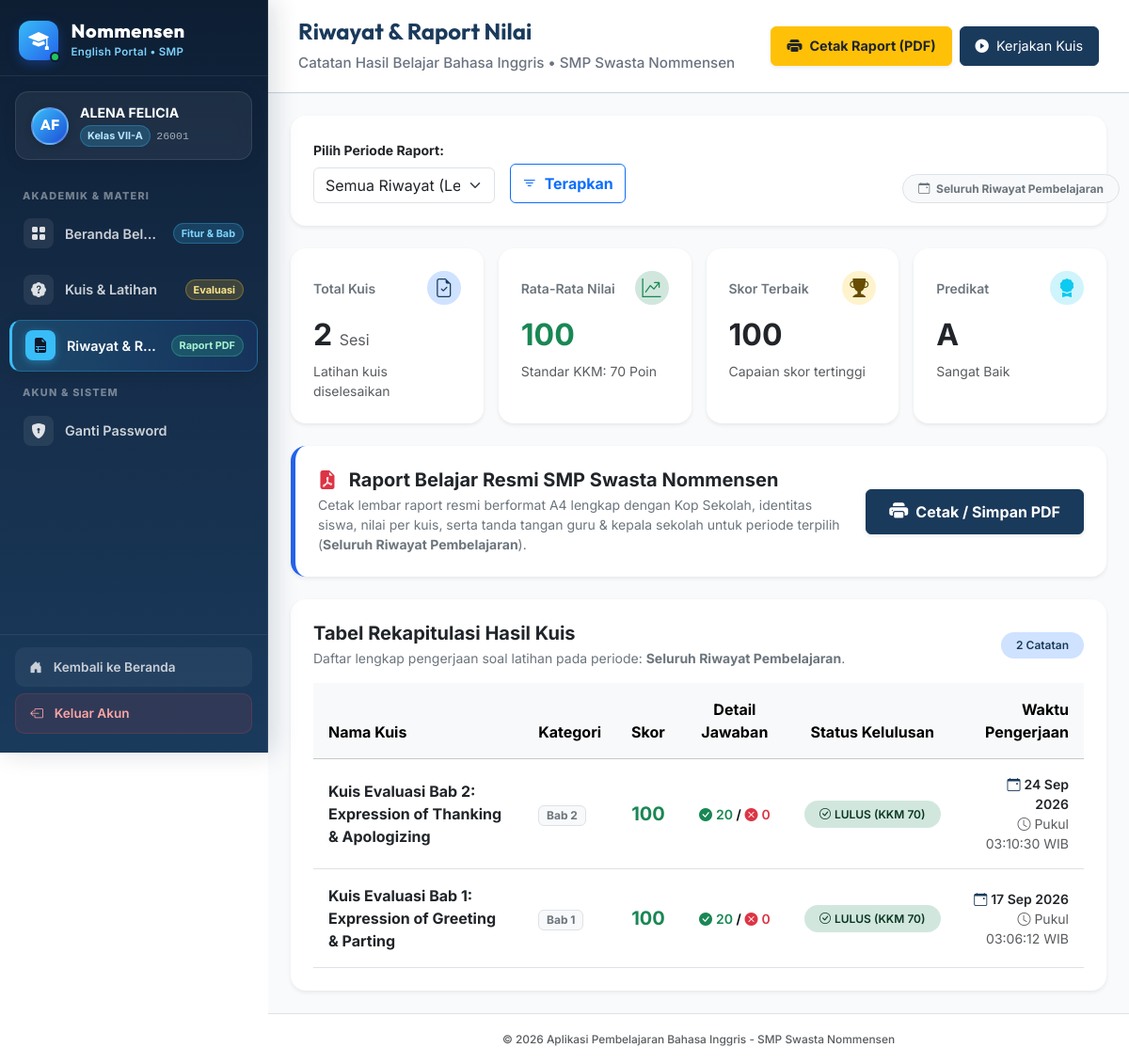
The app's page /siswa/riwayat.php (signed in), older data.
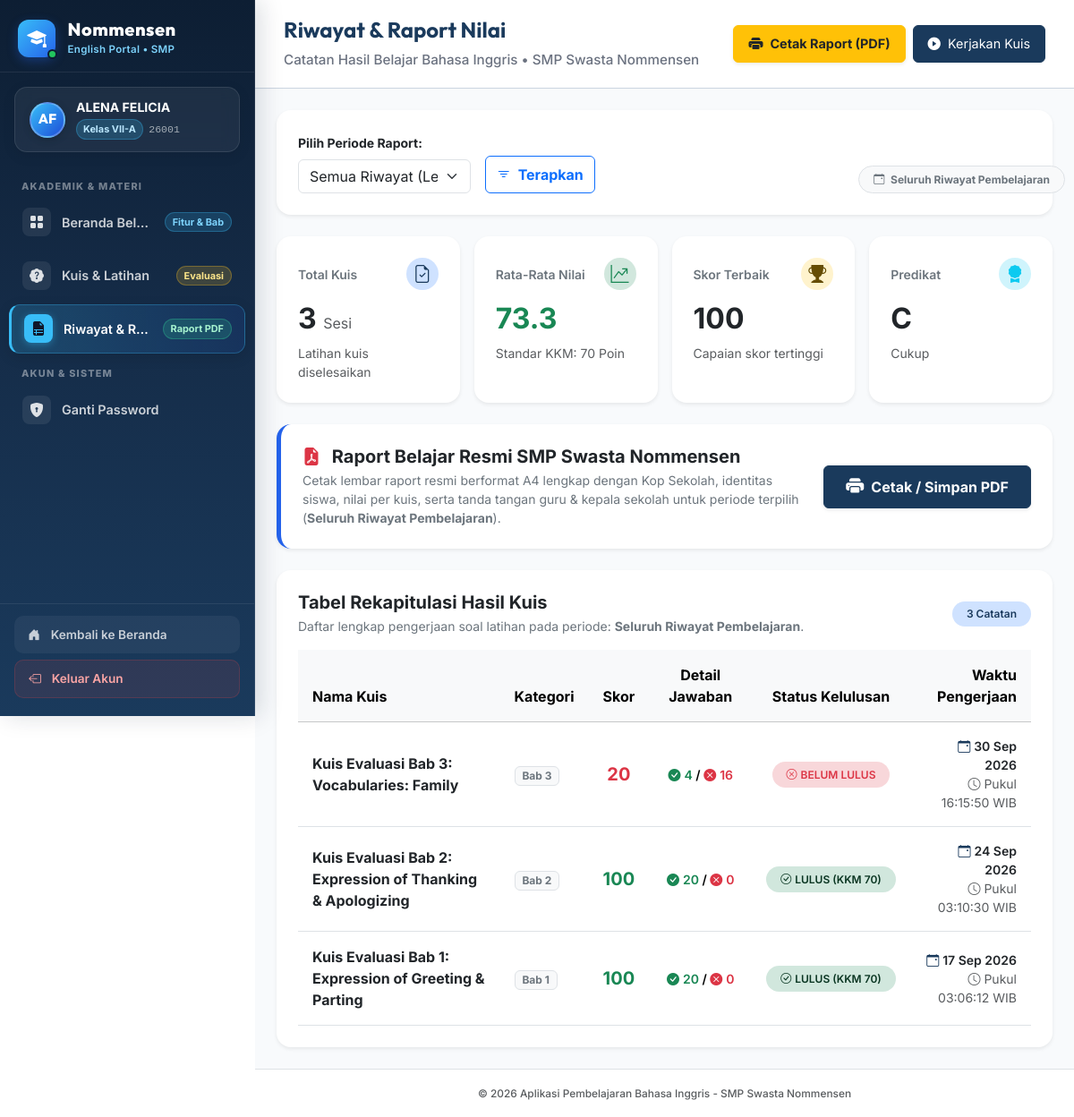
The same page, newer data.
### tables this page shows
CREATE TABLE `tb_hasil` (
  `id_hasil` int(11) NOT NULL AUTO_INCREMENT,
  `id_siswa` int(11) NOT NULL,
  `id_kuis` int(11) NOT NULL,
  `skor` int(11) NOT NULL,
  `jumlah_benar` int(11) NOT NULL,
  `jumlah_salah` int(11) NOT NULL,
  `waktu_selesai` timestamp NOT NULL DEFAULT current_timestamp(),
  PRIMARY KEY (`id_hasil`),
  KEY `id_siswa` (`id_siswa`),
  KEY `id_kuis` (`id_kuis`),
  CONSTRAINT `tb_hasil_ibfk_1` FOREIGN KEY (`id_siswa`) REFERENCES `tb_siswa` (`id_siswa`) ON DELETE CASCADE,
  CONSTRAINT `tb_hasil_ibfk_2` FOREIGN KEY (`id_kuis`) REFERENCES `tb_kuis` (`id_kuis`) ON DELETE CASCADE
);

CREATE TABLE `tb_kuis` (
  `id_kuis` int(11) NOT NULL AUTO_INCREMENT,
  `judul_kuis` varchar(150) NOT NULL,
  `kategori_materi` varchar(50) NOT NULL,
  `waktu_pengerjaan` int(11) NOT NULL,
  `id_materi` int(11) DEFAULT NULL,
  `nilai_lulus` int(11) DEFAULT 70,
  `created_at` timestamp NOT NULL DEFAULT current_timestamp(),
  `id_guru` int(11) DEFAULT NULL,
  PRIMARY KEY (`id_kuis`),
  KEY `id_guru` (`id_guru`),
  KEY `id_materi` (`id_materi`),
  CONSTRAINT `tb_kuis_ibfk_1` FOREIGN KEY (`id_guru`) REFERENCES `tb_guru` (`id_guru`) ON DELETE SET NULL,
  CONSTRAINT `tb_kuis_ibfk_2` FOREIGN KEY (`id_materi`) REFERENCES `tb_materi` (`id_materi`) ON DELETE SET NULL
);

### siswa/riwayat.php (the view, shortened to what the rows shown need)
<?php
require_once '../config.php';
$id_siswa = $_SESSION['siswa_id'];
$where_clause = " WHERE h.id_siswa = :id_siswa";
$params = ['id_siswa' => $id_siswa];
try {
    $sql_history = "
        SELECT h.*, k.judul_kuis, k.kategori_materi
        FROM tb_hasil h
        JOIN tb_kuis k ON h.id_kuis = k.id_kuis
        {$where_clause}
        ORDER BY h.waktu_selesai DESC
    ";
    $stmt_history = $pdo->prepare($sql_history);
    $stmt_history->execute($params);
    $history = $stmt_history->fetchAll();
} catch (PDOException $e) {
    die("Gagal mengambil riwayat kuis: " . $e->getMessage());
}
require_once '../includes/header.php';
require_once '../includes/sidebar.php';
?>
<main class="siswa-main">
    <header class="siswa-header">
        <div>
            <h1>Riwayat &amp; Raport Nilai</h1>
        </div>
    </header>
    <div class="siswa-content container-fluid px-3 px-md-4 py-4">
        <div class="card border-0 shadow-sm rounded-4 bg-white p-3 p-md-4">
            <div class="table-responsive">
                <table class="table table-hover align-middle mb-0">
                    <thead class="table-light">
                        <tr>
                            <th class="py-3 px-3">Nama Kuis</th>
                            <th class="py-3 px-3">Kategori</th>
                            <th class="py-3 px-3 text-center">Skor</th>
                            <th class="py-3 px-3 text-center">Detail Jawaban</th>
                            <th class="py-3 px-3 text-center">Status Kelulusan</th>
                            <th class="py-3 px-3 text-end">Waktu Pengerjaan</th>
                        </tr>
                    </thead>
                    <tbody>
                        <?php if (empty($history)): ?>
                            <tr>
                                <td colspan="6" class="text-center text-muted py-5">
                                    <i class="bi bi-journal-text fs-1 text-secondary d-block mb-2"></i>
                                    <strong class="d-block">Belum ada riwayat kuis pada periode ini</strong>
                                    <span class="small">Tidak ada data pengerjaan kuis yang tercatat untuk filter ini. Silakan ubah filter atau kerjakan kuis baru.</span>
                                </td>
                            </tr>
                        <?php else: ?>
                            <?php foreach ($history as $row): ?>
                                <?php
                                $is_passed = $row['skor'] >= 70;
                                ?>
                                <tr>
                                    <td class="py-3 px-3 fw-bold text-dark">
                                        <?= htmlspecialchars($row['judul_kuis']) ?>
                                    </td>
                                    <td class="py-3 px-3">
                                        <span class="badge bg-light text-secondary border">
                                            <?= htmlspecialchars($row['kategori_materi'] ?? 'Semester 1') ?>
                                        </span>
                                    </td>
                                    <td class="py-3 px-3 text-center fw-bold fs-5 <?= $is_passed ? 'text-success' : 'text-danger' ?>">
                                        <?= $row['skor'] ?>
                                    </td>
                                    <td class="py-3 px-3 text-center small fw-semibold">
                                        <span class="text-success"><i class="bi bi-check-circle-fill me-1"></i><?= $row['jumlah_benar'] ?></span> /
                                        <span class="text-danger"><i class="bi bi-x-circle-fill me-1"></i><?= $row['jumlah_salah'] ?></span>
                                    </td>
                                    <td class="py-3 px-3 text-center">
                                        <?php if ($is_passed): ?>
                                            <span class="badge bg-success-subtle text-success-emphasis py-2 px-3 rounded-pill fw-semibold">
                                                <i class="bi bi-check-circle me-1"></i>LULUS (KKM 70)
                                            </span>
                                        <?php else: ?>
                                            <span class="badge bg-danger-subtle text-danger py-2 px-3 rounded-pill fw-semibold">
                                                <i class="bi bi-x-circle me-1"></i>BELUM LULUS
                                            </span>
                                        <?php endif; ?>
                                    </td>
                                    <td class="py-3 px-3 text-end small">
                                        <div class="fw-semibold text-dark"><i class="bi bi-calendar-event text-primary me-1"></i><?= date('d M Y', strtotime($row['waktu_selesai'])) ?></div>
                                        <div class="text-muted"><i class="bi bi-clock me-1"></i>Pukul <?= date('H:i:s', strtotime($row['waktu_selesai'])) ?> WIB</div>
                                    </td>
                                </tr>
                            <?php endforeach; ?>
                        <?php endif; ?>
                    </tbody>
                </table>
            </div>
        </div>
    </div>
<?php require_once '../includes/footer.php'; ?>

Row changes from the older to the newer data that the page shows:
added tb_hasil: id_kuis.judul_kuis "Kuis Evaluasi Bab 3: Vocabularies: Family", id_kuis.kategori_materi "Bab 3", skor "20", jumlah_benar "4", jumlah_salah "16", shows "BELUM LULUS", waktu_selesai "30 Sep 2026", waktu_selesai "16:15:50"
Text that changed along with them:
$total_kuis: "2" → "3"
$rata_rata: "100" → "73.3"
$predikat: "A" → "C"
$predikat_label: "Sangat Baik" → "Cukup"
count($history): "2" → "3"
